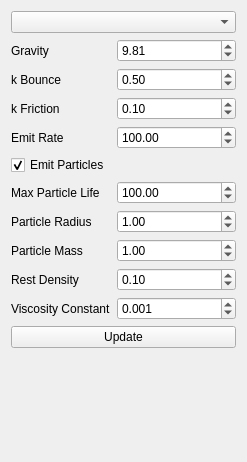
<?xml version="1.0" encoding="UTF-8"?>
<ui version="4.0">
 <class>WidgetFluidSim</class>
 <widget class="QWidget" name="WidgetFluidSim">
  <property name="geometry">
   <rect>
    <x>0</x>
    <y>0</y>
    <width>247</width>
    <height>462</height>
   </rect>
  </property>
  <property name="windowTitle">
   <string>Form</string>
  </property>
  <layout class="QFormLayout" name="formLayout">
   <item row="1" column="0">
    <widget class="QLabel" name="label">
     <property name="text">
      <string>Gravity</string>
     </property>
    </widget>
   </item>
   <item row="1" column="1">
    <widget class="QDoubleSpinBox" name="gravity">
     <property name="maximum">
      <double>100.000000000000000</double>
     </property>
     <property name="singleStep">
      <double>0.100000000000000</double>
     </property>
     <property name="value">
      <double>9.810000000000000</double>
     </property>
    </widget>
   </item>
   <item row="0" column="0" colspan="2">
    <widget class="QComboBox" name="integrator"/>
   </item>
   <item row="2" column="0">
    <widget class="QLabel" name="label_2">
     <property name="text">
      <string>k Bounce</string>
     </property>
    </widget>
   </item>
   <item row="2" column="1">
    <widget class="QDoubleSpinBox" name="kBounce">
     <property name="maximum">
      <double>1.000000000000000</double>
     </property>
     <property name="singleStep">
      <double>0.100000000000000</double>
     </property>
     <property name="value">
      <double>0.500000000000000</double>
     </property>
    </widget>
   </item>
   <item row="3" column="0">
    <widget class="QLabel" name="label_3">
     <property name="text">
      <string>k Friction</string>
     </property>
    </widget>
   </item>
   <item row="3" column="1">
    <widget class="QDoubleSpinBox" name="kFriction">
     <property name="maximum">
      <double>1.000000000000000</double>
     </property>
     <property name="singleStep">
      <double>0.100000000000000</double>
     </property>
     <property name="value">
      <double>0.100000000000000</double>
     </property>
    </widget>
   </item>
   <item row="4" column="0">
    <widget class="QLabel" name="label_4">
     <property name="text">
      <string>Emit Rate</string>
     </property>
    </widget>
   </item>
   <item row="4" column="1">
    <widget class="QDoubleSpinBox" name="emitRate">
     <property name="maximum">
      <double>1000.000000000000000</double>
     </property>
     <property name="singleStep">
      <double>10.000000000000000</double>
     </property>
     <property name="value">
      <double>100.000000000000000</double>
     </property>
    </widget>
   </item>
   <item row="5" column="0" colspan="2">
    <widget class="QCheckBox" name="emitParticles">
     <property name="text">
      <string>Emit Particles</string>
     </property>
     <property name="checked">
      <bool>true</bool>
     </property>
    </widget>
   </item>
   <item row="6" column="0">
    <widget class="QLabel" name="label_5">
     <property name="text">
      <string>Max Particle Life</string>
     </property>
    </widget>
   </item>
   <item row="6" column="1">
    <widget class="QDoubleSpinBox" name="maxParticleLife">
     <property name="maximum">
      <double>600.000000000000000</double>
     </property>
     <property name="singleStep">
      <double>0.100000000000000</double>
     </property>
     <property name="stepType">
      <enum>QAbstractSpinBox::AdaptiveDecimalStepType</enum>
     </property>
     <property name="value">
      <double>100.000000000000000</double>
     </property>
    </widget>
   </item>
   <item row="7" column="0">
    <widget class="QLabel" name="label_6">
     <property name="text">
      <string>Particle Radius</string>
     </property>
    </widget>
   </item>
   <item row="7" column="1">
    <widget class="QDoubleSpinBox" name="particleRadius">
     <property name="maximum">
      <double>20.000000000000000</double>
     </property>
     <property name="singleStep">
      <double>0.100000000000000</double>
     </property>
     <property name="value">
      <double>1.000000000000000</double>
     </property>
    </widget>
   </item>
   <item row="8" column="0">
    <widget class="QLabel" name="label_7">
     <property name="text">
      <string>Particle Mass</string>
     </property>
    </widget>
   </item>
   <item row="8" column="1">
    <widget class="QDoubleSpinBox" name="particleMass">
     <property name="maximum">
      <double>100.000000000000000</double>
     </property>
     <property name="singleStep">
      <double>0.100000000000000</double>
     </property>
     <property name="stepType">
      <enum>QAbstractSpinBox::AdaptiveDecimalStepType</enum>
     </property>
     <property name="value">
      <double>1.000000000000000</double>
     </property>
    </widget>
   </item>
   <item row="9" column="0">
    <widget class="QLabel" name="label_8">
     <property name="text">
      <string>Rest Density</string>
     </property>
    </widget>
   </item>
   <item row="9" column="1">
    <widget class="QDoubleSpinBox" name="restDensity">
     <property name="maximum">
      <double>100.000000000000000</double>
     </property>
     <property name="singleStep">
      <double>0.100000000000000</double>
     </property>
     <property name="stepType">
      <enum>QAbstractSpinBox::AdaptiveDecimalStepType</enum>
     </property>
     <property name="value">
      <double>0.100000000000000</double>
     </property>
    </widget>
   </item>
   <item row="10" column="0">
    <widget class="QLabel" name="label_9">
     <property name="text">
      <string>Viscosity Constant</string>
     </property>
    </widget>
   </item>
   <item row="10" column="1">
    <widget class="QDoubleSpinBox" name="mu">
     <property name="decimals">
      <number>3</number>
     </property>
     <property name="maximum">
      <double>10.000000000000000</double>
     </property>
     <property name="singleStep">
      <double>0.100000000000000</double>
     </property>
     <property name="stepType">
      <enum>QAbstractSpinBox::AdaptiveDecimalStepType</enum>
     </property>
     <property name="value">
      <double>0.001000000000000</double>
     </property>
    </widget>
   </item>
   <item row="11" column="0" colspan="2">
    <widget class="QPushButton" name="btnUpdate">
     <property name="text">
      <string>Update</string>
     </property>
    </widget>
   </item>
  </layout>
 </widget>
 <resources/>
 <connections/>
</ui>
